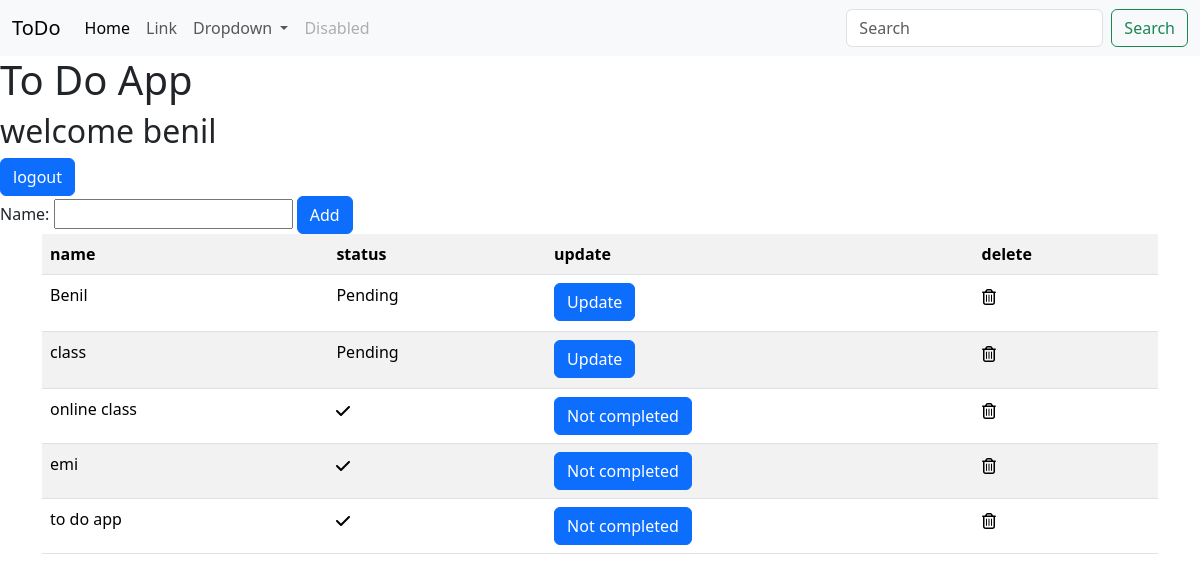
Page /index/ (signed in) on the committed database.
### reminder/models.py (models this page shows, shortened)
class Task(models.Model):
    name=models.CharField(max_length=20)
    user=models.ForeignKey(User,on_delete=models.CASCADE)
    completion=models.BooleanField(default=False)
    date=models.DateField(auto_now_add=True)

### reminder/views.py (the view, shortened to what this page needs)
# urls.py: path('index/',Taskview.as_view(),name="index"),
@method_decorator(signin_required,name='dispatch')
class Taskview(View):
    def get(self,request,*args,**kwargs):
        form=TaskForm()
        data=Task.objects.filter(user=request.user).order_by('completion')
        return render(request,"index.html",{"form":form,"data":data})

### reminder/forms.py
class TaskForm(forms.ModelForm):
    class Meta:
        model= Task
        fields=['name']

### reminder/views.py (called while the page is built)
def signin_required(fn):
    def wrapper(request,*args,**kwargs):
        if not request.user.is_authenticated:
            return redirect("login")
        else:
            return fn(request,*args,**kwargs)
    return wrapper

### reminder/templates/index.html (shortened to what this page needs)
{% extends 'base.html' %}
{% block body %}
    <h1>To Do App</h1>
    <h2>welcome {{request.user}}</h2>
    <a class="btn btn-primary" href="{% url 'logout' %}">logout</a>
    <form action="" method="post">
        {{form}}
        <button class="btn btn-primary" type="submit">Add</button>
    </form>
    <div class="container">
    <table class="table table-striped">
        <tr>
            <th>name</th>
            <th>status</th>
            <th>update</th>
            <th>delete</th>
        </tr>
    <tr>{% for i in data %}
    <td>{{i.name}}</td>
    {% if i.completion == False %}
    <td><p>Pending</p></td>
    {% elif i.completion == True %}
    <td></td>
    {% endif %}
    {% if i.completion == False %}
    <td><a class="btn btn-primary" href="{% url 'edit' i.id %}">Update</a></td>
    {% elif i.completion == True %}
    <td><a class="btn btn-primary" href="{% url 'edit' i.id%}">Not completed</a></td>
    {% endif %}
    <td><a  href="{% url 'delete' i.id%}"></a></td>
    </tr>
    {%endfor%}
    </table>
    </div>
{% endblock %}

### reminder/templates/base.html (shortened to what this page needs)
<!DOCTYPE html>
<html lang="en">
<head>
    <link href="https://cdn.jsdelivr.net/npm/bootstrap@5.3.2/dist/css/bootstrap.min.css" rel="stylesheet">
</head>
<body>
    <nav class="navbar navbar-expand-lg bg-body-tertiary">
        <div class="container-fluid">
          <a class="navbar-brand" href="#">ToDo</a>
          <div class="collapse navbar-collapse" id="navbarSupportedContent">
            <ul class="navbar-nav me-auto mb-2 mb-lg-0">
              <li class="nav-item">
                <a class="nav-link active" aria-current="page" href="#">Home</a>
              </li>
              <li class="nav-item">
                <a class="nav-link" href="#">Link</a>
              </li>
              <li class="nav-item dropdown">
                <a class="nav-link dropdown-toggle" href="#" role="button" data-bs-toggle="dropdown" aria-expanded="false">
                  Dropdown
                </a>
              </li>
              <li class="nav-item">
                <a class="nav-link disabled" aria-disabled="true">Disabled</a>
              </li>
            </ul>
            <form class="d-flex" role="search" method="post">
              <input class="form-control me-2" type="search" placeholder="Search" aria-label="Search" name="text">
              <button class="btn btn-outline-success" type="submit">Search</button>
            </form>
          </div>
        </div>
      </nav>
      {% block body %}
      {% endblock %}
</body>
</html>

### rows in the picture
Task: name "Benil", completion "Pending"
Task: name "class", completion "Pending"
Task: name "online class", completion True (drawn)
Task: name "emi", completion True (drawn)
Task: name "to do app", completion True (drawn)

### other values in the picture
{{ request.user }} "benil"
